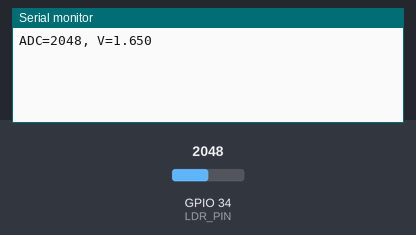
Recording of a sketch running on a simulated ESP32. Parts: the last lines printed to the serial monitor. The inputs (shaded band) are chosen by the test bench; at power-on: GPIO 34 (LDR_PIN) = 2048.

Above: at 2.2 s.
2.3 s: GPIO 34 (LDR_PIN) set to 2866
At 3.6 s:
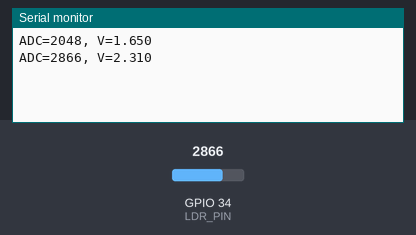
3.8 s: GPIO 34 (LDR_PIN) set to 3603
At 6.0 s:
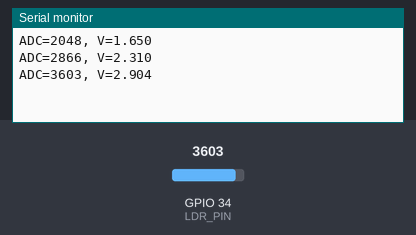
Timing chart, 0 to 7.5 s (numbered marks = the images above; inputs shaded):
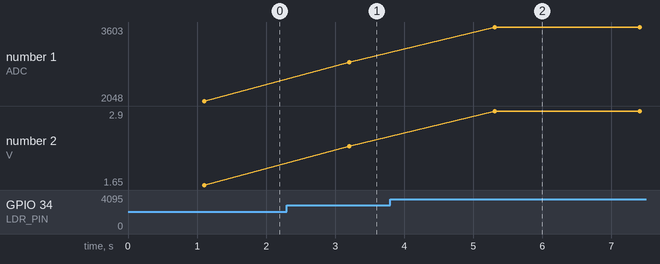

The sketch:

Light_Sensor_Calibration.ino
```cpp
const int LDR_PIN = 34;            // ADC pin
const int R_FIXED = 9900;         //  fixed resistor in divider
const int SAMPLES = 20;            // oversampling

void setup() {
  Serial.begin(115200);
  analogSetPinAttenuation(LDR_PIN, ADC_11db); // increase measurable range
  delay(1000);
}

int readAdcAverage(int pin, int samples=20) {
  long sum = 0;
  for (int i=0; i<samples; ++i) {
    sum += analogRead(pin);
    delay(5); // short delay between samples
  }
  return (int)(sum / samples);
}

void loop() {
  int adc = readAdcAverage(LDR_PIN, SAMPLES);
  float voltage = adc * (3.3 / 4095.0); // approximate
  Serial.printf("ADC=%d, V=%.3f\n", adc, voltage);
  delay(2000);
}
```

Measured:
- after the input at 2.3 s, the serial monitor: prints a new line after 0.90 s (image 1)
- after the input at 3.8 s, the serial monitor: prints a new line after 1.5 s (image 2)
- plotted number 1: 2048 → 2866 after the input at 2.3 s, 2866 → 3603 after the input at 3.8 s
- plotted number 2: 1.65 → 2.31 after the input at 2.3 s, 2.31 → 2.9 after the input at 3.8 s
